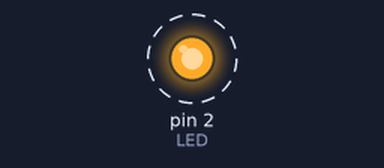
Recording of a sketch running on a simulated Arduino Uno, built with avr-gcc and run on an emulated ATmega328P. Shown: output pins drawn as LEDs (lit = HIGH). Dashed ring = blinking.

Above: at 0.25 s.
Timing chart, 0 to 3.0 s (numbered marks = the images above):
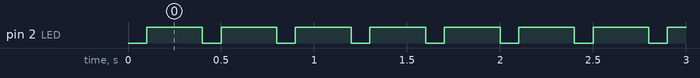

The sketch:

LedINterno.ino
```cpp
#define LED 2

void setup() {
  // Set pin mode
  pinMode(LED,OUTPUT);
}

void loop() {
  delay(100);
  digitalWrite(LED,HIGH);
  delay(300);
  digitalWrite(LED,LOW);
}
```

Measured:
- by itself, pin 2 (LED): alternates HIGH for 0.30 s and LOW for 0.10 s
